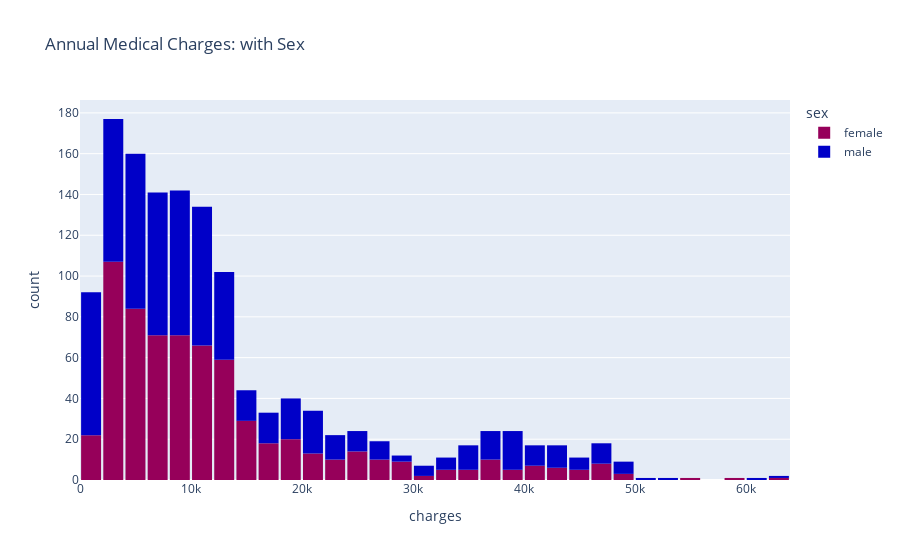

Notebook code for this chart:
### Markdown cell above
![image.png](attachment:image.png)

We can make the following observations from the above graph:

* For most customers, the annual medical charges are under $20,000. Only a small fraction of customer have higher medical expenses, possibly due to major accidents, illnesses or genetical diseases.
* There is no significant difference in medical expenses between the 4 regions as the median is between 8k- 10k expenses.

### Charges According to Sex

Let's also use the categorical column "sex" to distinguish the charges for males and females.

### Code cell
fig = px.histogram(acme_data, 
                   x='charges', 
                   color='sex', 
                   color_discrete_sequence=px.colors.sequential.Rainbow, 
                   title='Annual Medical Charges: with Sex')

fig.update_layout(bargap=0.1)
fig.show()

### Figure 1 — Plotly figure (JSON) as saved in the notebook; plotly's stock layout.template omitted (floating-point values rounded to 4 significant figures; data arrays with more than 128 entries replaced by an {"elided": "..."} marker saying what was removed)
{"data": [{"alignmentgroup": "True", "bingroup": "x", "hovertemplate": "sex=female<br>charges=%{x}<br>count=%{y}<extra></extra>", "legendgroup": "female", "marker": {"color": "rgb(150,0,90)", "pattern": {"shape": ""}}, "name": "female", "offsetgroup": "female", "orientation": "v", "showlegend": true, "type": "histogram", "x": {"elided": "662 float values"}, "xaxis": "x", "yaxis": "y"}, {"alignmentgroup": "True", "bingroup": "x", "hovertemplate": "sex=male<br>charges=%{x}<br>count=%{y}<extra></extra>", "legendgroup": "male", "marker": {"color": "rgb(0,0,200)", "pattern": {"shape": ""}}, "name": "male", "offsetgroup": "male", "orientation": "v", "showlegend": true, "type": "histogram", "x": {"elided": "676 float values"}, "xaxis": "x", "yaxis": "y"}], "layout": {"bargap": 0.1, "barmode": "relative", "legend": {"title": {"text": "sex"}, "tracegroupgap": 0}, "title": {"text": "Annual Medical Charges: with Sex"}, "xaxis": {"anchor": "y", "domain": [0, 1], "title": {"text": "charges"}}, "yaxis": {"anchor": "x", "domain": [0, 1], "title": {"text": "count"}}}}
